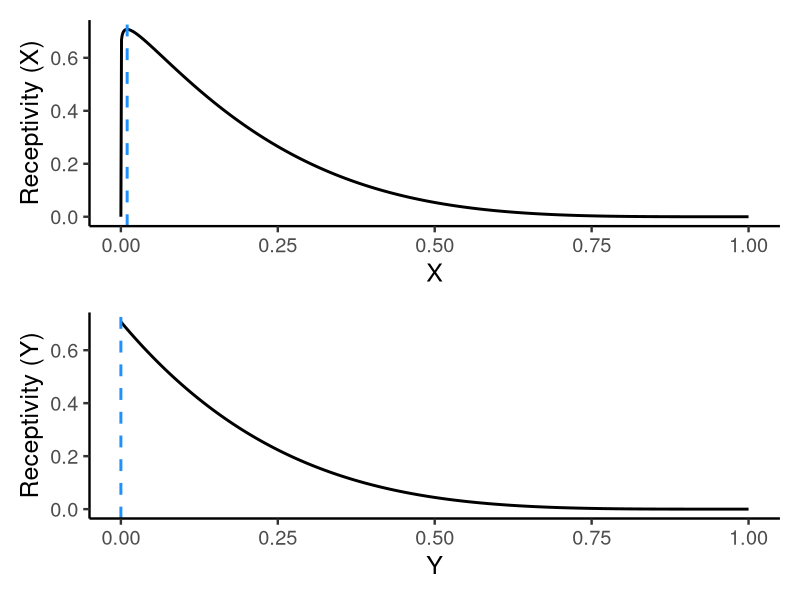

The R script that drew this image:

library(ggplot2)
library(patchwork)

x <- seq(0, 1, length.out = 1000)
naive_x = 0.01
m = sqrt(0.5)
b = 5
Rx <- (m*x^((naive_x*(b-2)+1)/(1-naive_x) - 1) * (1-x)^(b-1)) / 
  (naive_x^((naive_x*(b-2)+1)/(1-naive_x)-1)*(1-naive_x)^(b-1))
data.x <- data.frame(x = x, Rx = Rx)

# "Canela Text", "Hoefler Text"


receptivity.x <- ggplot(data.x) + 
  geom_line(aes(x = x, y = Rx), linewidth = 1) + 
  geom_vline(aes(xintercept = naive_x), color = "dodgerblue", linetype = 2, linewidth = 1) + 
  labs(y = "Receptivity (X)", x = "X") +
  theme_classic(base_size = 18) #+ 
  #theme(text = element_text(family = "STIX Two Math"))

y <- seq(0, 1, length.out = 1000)
naive_y = 0
m = sqrt(0.5)
b = 5
Ry <- (m*x^((naive_y*(b-2)+1)/(1-naive_y) - 1) * (1-x)^(b-1)) / 
  (naive_y^((naive_y*(b-2)+1)/(1-naive_y)-1)*(1-naive_y)^(b-1))
data.y <- data.frame(y = y, Ry = Ry)

receptivity.y <- ggplot(data.y) + 
  geom_line(aes(x = y, y = Ry), linewidth = 1) + 
  geom_vline(aes(xintercept = naive_y), color = "dodgerblue", linetype = 2, linewidth = 1) + 
  labs(y = "Receptivity (Y)", x = "Y") +
  theme_classic(base_size = 18) #+ 
  # theme(text = element_text(family = "STIX Two Math"))

receptivity_plot <- receptivity.x / receptivity.y
receptivity_plot
# ggsave(filename = "receptivity_combo_plot_thesis.png",
#        plot = receptivity_plot, path = "Paper 1/Plot Outputs",
#        device = "png", height = 6, width = 10, units = "in")
